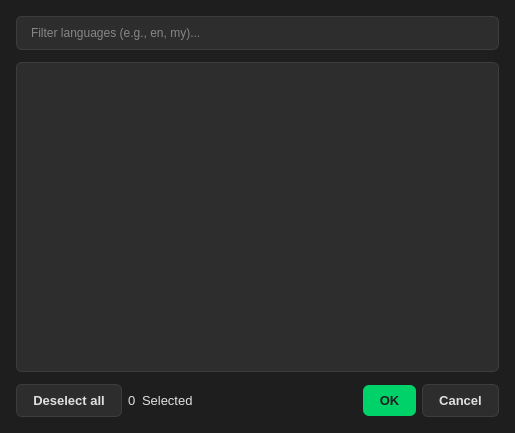
<?xml version="1.0" encoding="UTF-8"?>
<ui version="4.0">
 <class>SubtitleSelectDialog</class>
 <widget class="QDialog" name="SubtitleSelectDialog">
  <property name="geometry">
   <rect>
    <x>0</x>
    <y>0</y>
    <width>515</width>
    <height>433</height>
   </rect>
  </property>
  <property name="minimumSize">
   <size>
    <width>515</width>
    <height>433</height>
   </size>
  </property>
  <property name="windowTitle">
   <string>Select Subtitles</string>
  </property>
  <property name="styleSheet">
   <string notr="true">QDialog, QMainWindow {
    background-color: #1e1e1e;
}
QLabel {
    color: #e0e0e0;
    font-family: 'Segoe UI';
    font-size: 13px;
}
QLineEdit {
    background-color: #2d2d2d;
    color: #e0e0e0;
    border: 1px solid #3d3d3d;
    border-radius: 6px;
    padding: 8px 12px;
    font-family: 'Segoe UI';
}
QLineEdit:focus {
    border: 1px solid #00d26a;
}
QListWidget {
    background-color: #2d2d2d;
    color: #e0e0e0;
    border: 1px solid #3d3d3d;
    border-radius: 6px;
    padding: 4px;
}
QListWidget::item {
    padding: 6px;
    border-radius: 4px;
}
QListWidget::item:hover {
    background-color: #3d3d3d;
}
QCheckBox {
    color: #e0e0e0;
    font-family: 'Segoe UI';
    spacing: 8px;
}
QPushButton {
    font-family: 'Segoe UI';
    font-weight: bold;
    border-radius: 6px;
    padding: 8px 16px;
    font-size: 13px;
}
QPushButton#DeselectBtn {
    background-color: #2d2d2d;
    color: #e0e0e0;
    border: 1px solid #3d3d3d;
}
QPushButton#DeselectBtn:hover {
    background-color: #3d3d3d;
}
QPushButton#CancelBtn {
    background-color: #2d2d2d;
    color: #e0e0e0;
    border: 1px solid #3d3d3d;
}
QPushButton#CancelBtn:hover {
    background-color: #3d3d3d;
}
QPushButton#OkBtn {
    background-color: #00d26a;
    color: #1e1e1e;
    border: none;
}
QPushButton#OkBtn:hover {
    background-color: #00b359;
}</string>
  </property>
  <layout class="QVBoxLayout" name="verticalLayout">
   <property name="spacing">
    <number>12</number>
   </property>
   <property name="leftMargin">
    <number>16</number>
   </property>
   <property name="topMargin">
    <number>16</number>
   </property>
   <property name="rightMargin">
    <number>16</number>
   </property>
   <property name="bottomMargin">
    <number>16</number>
   </property>
   <item>
    <widget class="QLineEdit" name="search_input">
     <property name="placeholderText">
      <string>Filter languages (e.g., en, my)...</string>
     </property>
    </widget>
   </item>
   <item>
    <widget class="QListWidget" name="list_widget"/>
   </item>
   <item>
    <layout class="QHBoxLayout" name="bottom_layout">
     <property name="spacing">
      <number>6</number>
     </property>
     <property name="leftMargin">
      <number>0</number>
     </property>
     <property name="topMargin">
      <number>0</number>
     </property>
     <property name="rightMargin">
      <number>0</number>
     </property>
     <property name="bottomMargin">
      <number>0</number>
     </property>
     <item>
      <widget class="QPushButton" name="DeselectBtn">
       <property name="cursor">
        <cursorShape>PointingHandCursor</cursorShape>
       </property>
       <property name="text">
        <string>Deselect all</string>
       </property>
      </widget>
     </item>
     <item>
      <widget class="QLabel" name="valueSelected">
       <property name="text">
        <string>0</string>
       </property>
      </widget>
     </item>
     <item>
      <widget class="QLabel" name="labelSelected">
       <property name="text">
        <string>Selected</string>
       </property>
      </widget>
     </item>
     <item>
      <spacer name="horizontalSpacer">
       <property name="orientation">
        <enum>Qt::Orientation::Horizontal</enum>
       </property>
       <property name="sizeHint" stdset="0">
        <size>
         <width>40</width>
         <height>20</height>
        </size>
       </property>
      </spacer>
     </item>
     <item>
      <widget class="QPushButton" name="OkBtn">
       <property name="cursor">
        <cursorShape>PointingHandCursor</cursorShape>
       </property>
       <property name="text">
        <string>OK</string>
       </property>
      </widget>
     </item>
     <item>
      <widget class="QPushButton" name="CancelBtn">
       <property name="cursor">
        <cursorShape>PointingHandCursor</cursorShape>
       </property>
       <property name="text">
        <string>Cancel</string>
       </property>
      </widget>
     </item>
    </layout>
   </item>
  </layout>
 </widget>
 <resources/>
 <connections/>
</ui>
